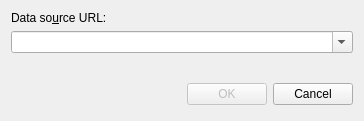
<?xml version="1.0" encoding="UTF-8"?>
<ui version="4.0">
 <class>ConnectDialog</class>
 <widget class="QDialog" name="ConnectDialog">
  <property name="geometry">
   <rect>
    <x>0</x>
    <y>0</y>
    <width>364</width>
    <height>111</height>
   </rect>
  </property>
  <property name="sizePolicy">
   <sizepolicy hsizetype="Preferred" vsizetype="Preferred">
    <horstretch>0</horstretch>
    <verstretch>0</verstretch>
   </sizepolicy>
  </property>
  <property name="windowTitle">
   <string>Connect...</string>
  </property>
  <property name="modal">
   <bool>true</bool>
  </property>
  <layout class="QVBoxLayout" name="verticalLayout">
   <item>
    <widget class="QLabel" name="addressLabel">
     <property name="text">
      <string>Data so&amp;urce URL:</string>
     </property>
     <property name="buddy">
      <cstring>addressComboBox</cstring>
     </property>
    </widget>
   </item>
   <item>
    <widget class="QComboBox" name="addressComboBox">
     <property name="editable">
      <bool>true</bool>
     </property>
    </widget>
   </item>
   <item>
    <widget class="QLabel" name="labelMessage"/>
   </item>
   <item>
    <layout class="QHBoxLayout">
     <property name="spacing">
      <number>6</number>
     </property>
     <property name="leftMargin">
      <number>0</number>
     </property>
     <property name="topMargin">
      <number>0</number>
     </property>
     <property name="rightMargin">
      <number>0</number>
     </property>
     <property name="bottomMargin">
      <number>0</number>
     </property>
     <item>
      <spacer>
       <property name="orientation">
        <enum>Qt::Horizontal</enum>
       </property>
       <property name="sizeHint" stdset="0">
        <size>
         <width>131</width>
         <height>31</height>
        </size>
       </property>
      </spacer>
     </item>
     <item>
      <widget class="QPushButton" name="okButton">
       <property name="enabled">
        <bool>false</bool>
       </property>
       <property name="text">
        <string>OK</string>
       </property>
      </widget>
     </item>
     <item>
      <widget class="QPushButton" name="cancelButton">
       <property name="text">
        <string>Cancel</string>
       </property>
      </widget>
     </item>
    </layout>
   </item>
  </layout>
 </widget>
 <resources/>
 <connections/>
</ui>
